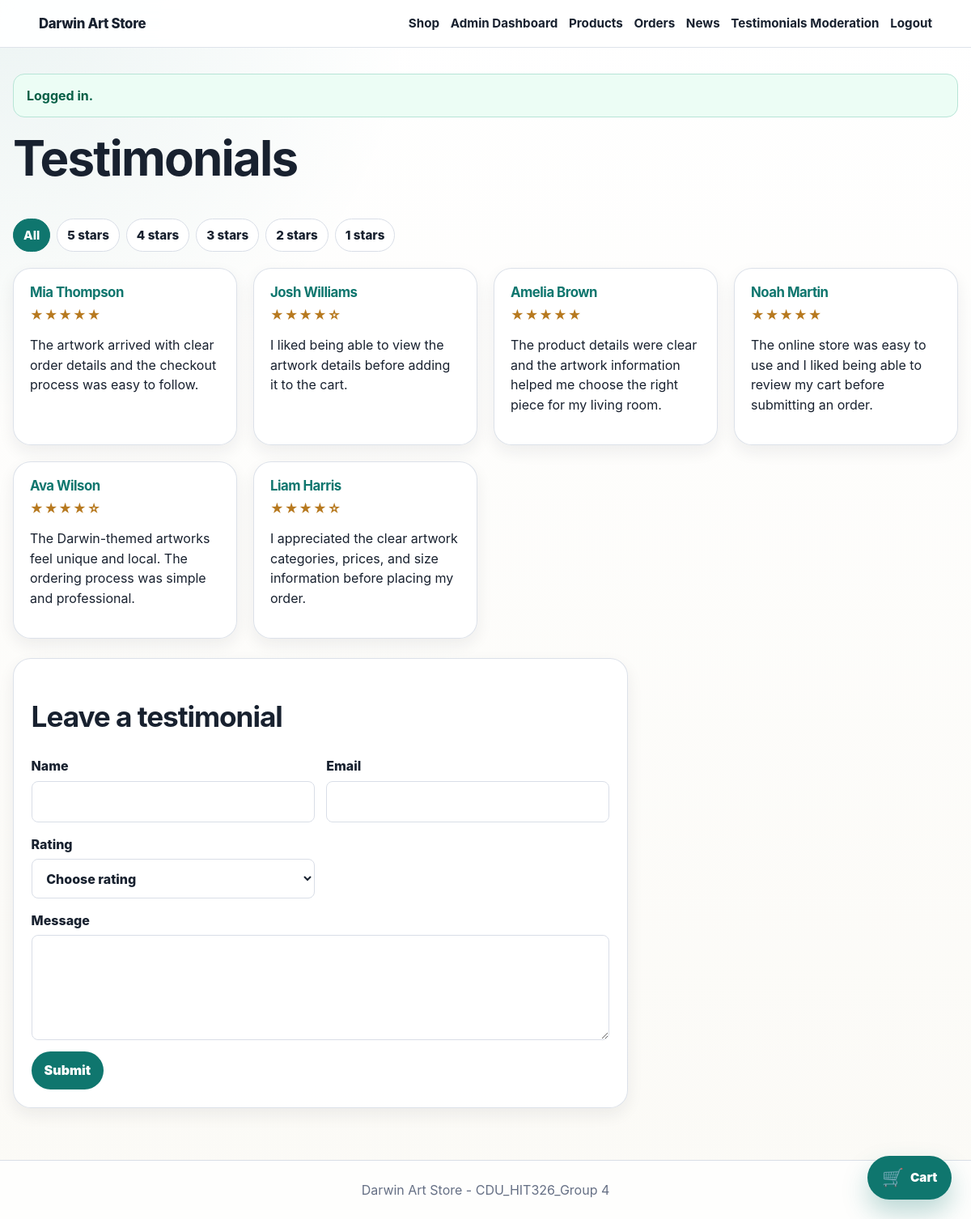
Screenshot of /testimonials.php (signed in) with the database file from the repository.
### tables this page shows
CREATE TABLE IF NOT EXISTS testimonials (
    testimonial_id INT AUTO_INCREMENT PRIMARY KEY,
    customer_email VARCHAR(255) NOT NULL,
    customer_name VARCHAR(160) NOT NULL,
    message TEXT NOT NULL,
    rating TINYINT NOT NULL DEFAULT 5,
    status VARCHAR(20) NOT NULL DEFAULT 'pending',
    submitted_at TIMESTAMP DEFAULT CURRENT_TIMESTAMP
);

### src/bootstrap.php (called while the page is built, shortened)
<?php
$config = require __DIR__ . '/config.php';
spl_autoload_register(function (string $class): void {
    $prefix = 'App\\';
    $path = __DIR__ . '/' . str_replace('\\', '/', substr($class, strlen($prefix))) . '.php';
});
require __DIR__ . '/functions.php';
$session = new App\Core\Session();
$database = new App\Core\Database($config['db']);
$products = new App\Repository\ProductRepository($database);
$news = new App\Repository\NewsRepository($database);
$testimonials = new App\Repository\TestimonialRepository($database);
$admins = new App\Repository\AdminRepository($database);
$orders = new App\Repository\OrderRepository($database);
$cart = new App\Service\CartService($session, $products);
$auth = new App\Service\AuthService($session, $admins);
$csrf = new App\Core\Csrf($session);
$notifier = new App\Service\FileOrderNotifier(
    $config['business_email'],
    dirname(__DIR__) . '/storage/mail/orders.log'
);
$checkout = new App\Service\CheckoutService($cart, $orders, $notifier);
$view = new App\Core\View($config, $session, $cart, $auth);
$container = compact(
    'config',
    'session',
    'database',
    'products',
    'news',
    'testimonials',
    'admins',
    'orders',
    'cart',
    'auth',
    'csrf',
    'notifier',
    'checkout',
    'view'
);

### src/config.php (called while the page is built)
<?php
return [
    'app_name' => getenv('APP_NAME') ?: 'Darwin Art Store',
    'business_email' => getenv('ORDER_HANDLING_EMAIL') ?: 'orders@example.com',
    'db' => [
        'host' => getenv('DB_HOST') ?: '127.0.0.1',
        'port' => getenv('DB_PORT') ?: '3306',
        'name' => getenv('DB_NAME') ?: 'art_store',
        'user' => getenv('DB_USER') ?: 'root',
        'pass' => getenv('DB_PASSWORD') ?: '',
    ],
];

### src/functions.php (called while the page is built, shortened)
<?php
function e(?string $value): string
{
    return htmlspecialchars($value ?? '', ENT_QUOTES, 'UTF-8');
}
function ratingStars(int|string|null $rating): string
{
    $rating = max(1, min(5, (int) $rating));
    return str_repeat('★', $rating) . str_repeat('☆', 5 - $rating);
}
function app(string $key): mixed
{
    global $container;
    return $container[$key] ?? throw new InvalidArgumentException("Service [$key] is not registered.");
}

### src/Core/Database.php (called while the page is built, shortened)
<?php
final class Database
{
    public function connection(): PDO
    {
        $dsn = sprintf(
            'mysql:host=%s;port=%s;dbname=%s;charset=utf8mb4',
            $this->config['host'],
            $this->config['port'],
            $this->config['name']
        );
        $this->pdo = new PDO($dsn, $this->config['user'], $this->config['pass'], [
            PDO::ATTR_ERRMODE => PDO::ERRMODE_EXCEPTION,
            PDO::ATTR_DEFAULT_FETCH_MODE => PDO::FETCH_ASSOC,
        ]);
        return $this->pdo;
    }
    public function fetchAll(string $sql, array $params = []): array
    {
        $stmt = $this->connection()->prepare($sql);
        $stmt->execute($params);
        return $stmt->fetchAll();
    }
}

### src/Repository/TestimonialRepository.php (called while the page is built, shortened)
<?php
final class TestimonialRepository
{
    public function approved(?int $rating = null): array
    {
        return $this->database->fetchAll(
            "SELECT * FROM testimonials
             WHERE status = ?
             ORDER BY submitted_at DESC",
            [self::STATUS_APPROVED]
        );
    }
}

### public/testimonials.php (the view, shortened to what this page needs)
<?php
require __DIR__ . '/../src/bootstrap.php';
$testimonialsRepository = app('testimonials');
$view = app('view');
$view->header('Testimonials');
$selectedRating = filter_input(INPUT_GET, 'rating', FILTER_VALIDATE_INT, [
    'options' => ['min_range' => 1, 'max_range' => 5],
]);
try {
    $testimonials = $testimonialsRepository->approved($selectedRating ? (int) $selectedRating : null);
} catch (Throwable $error) {
    echo '<p class="error">' . e(dbErrorMessage($error)) . '</p>';
    $view->footer();
    exit;
}
?>
<h1>Testimonials</h1>
<nav class="rating-filter" aria-label="Filter testimonials by rating">
    <a class="<?= !$selectedRating ? 'active' : '' ?>" href="/testimonials.php">All</a>
    <?php for ($ratingOption = 5; $ratingOption >= 1; $ratingOption--): ?>
        <a class="<?= (int) $selectedRating === $ratingOption ? 'active' : '' ?>" href="/testimonials.php?rating=<?= $ratingOption ?>">
            <?= $ratingOption ?> stars
        </a>
    <?php endfor; ?>
</nav>
<section class="grid testimonial-grid">
    <?php foreach ($testimonials as $testimonial): ?>
        <article class="card testimonial-card">
            <h2><?= e($testimonial['customer_name']) ?></h2>
            <p class="rating-stars" aria-label="<?= (int) $testimonial['rating'] ?> out of 5 stars"><?= e(ratingStars($testimonial['rating'])) ?></p>
            <p><?= nl2br(e($testimonial['message'])) ?></p>
        </article>
    <?php endforeach; ?>
</section>
<section class="panel testimonial-form-panel">
    <h2>Leave a testimonial</h2>
    <form class="testimonial-form" method="post" action="/testimonials.php">
        <label>Name <input name="customer_name" required></label>
        <label>Email <input type="email" name="customer_email" required></label>
        <label>Rating
            <select name="rating" required>
                <option value="">Choose rating</option>
            </select>
        </label>
        <label class="message-field">Message <textarea name="message" required></textarea></label>
        <button type="submit">Submit</button>
    </form>
</section>

### public/assets/style.css (style rules this page uses)
:root { color-scheme: light; font-family: Inter, Arial, Helvetica, sans-serif; --ink: #18212f; --muted: #667085; --soft-muted: #8a94a6; --line: #d9dee7; --panel: #f6f7f3; --panel-strong: #eef3ea; --accent: #0f766e; --accent-dark: #0b4f49; --accent-soft: #e7f6f2; --gold: #b7791f; --danger: #b42318; --danger-soft: #fff4f2; --success-soft: #ecfdf5; --white: #ffffff; --radius-sm: 8px; --radius-md: 14px; --radius-lg: 22px; --shadow-sm: 0 8px 20px rgba(24, 33, 47, 0.07); --shadow-md: 0 18px 40px rgba(24, 33, 47, 0.11); }
* { box-sizing: border-box; }
html { scroll-behavior: smooth; }
body { margin: 0; color: var(--ink); background: radial-gradient(circle at top left, rgba(15, 118, 110, 0.08), transparent 32rem), linear-gradient(180deg, #ffffff 0%, #fbfaf6 100%); line-height: 1.55; }
a { color: var(--accent); text-underline-offset: 3px; }
nav { display: flex; flex-wrap: wrap; gap: 0.85rem; }
nav a { color: var(--ink); text-decoration: none; font-weight: 700; font-size: 0.95rem; }
h1, h2, h3 { color: var(--ink); line-height: 1.15; letter-spacing: -0.03em; }
h1 { margin-top: 0; font-size: clamp(2rem, 5vw, 4.4rem); }
h2 { font-size: clamp(1.45rem, 3vw, 2.2rem); }
p { margin-top: 0; }
.hero-content, .hero-panel, .panel, .card { border: 1px solid rgba(217, 222, 231, 0.9); border-radius: var(--radius-lg); background: rgba(255, 255, 255, 0.9); box-shadow: var(--shadow-sm); }
.grid { display: grid; grid-template-columns: repeat(auto-fit, minmax(260px, 1fr)); gap: 1.25rem; }
.card, .panel { overflow: hidden; }
.panel { padding: 1.35rem; }
.card { padding: 0; transition: transform 0.18s ease, box-shadow 0.18s ease, border-color 0.18s ease; }
.card h2, .card h3 { margin-top: 0; }
form { display: grid; gap: 0.9rem; }
label { display: grid; gap: 0.35rem; color: var(--ink); font-weight: 800; }
input, textarea, select { width: 100%; padding: 0.78rem 0.85rem; border: 1px solid var(--line); border-radius: var(--radius-sm); background: #ffffff; color: var(--ink); font: inherit; }
textarea { min-height: 130px; resize: vertical; }
button, .button { display: inline-flex; align-items: center; justify-content: center; width: fit-content; min-height: 42px; padding: 0.68rem 1rem; border: 0; border-radius: 999px; color: #ffffff; background: var(--accent); font: inherit; font-weight: 900; text-decoration: none; cursor: pointer; transition: transform 0.16s ease, background 0.16s ease, box-shadow 0.16s ease; }
.testimonial-grid { margin-bottom: 1.5rem; }
.testimonial-card { padding: 1.25rem; }
.testimonial-card h2, .testimonial-card h3 { margin-bottom: 0.35rem; font-size: 1.05rem; color: var(--accent); }
.rating-stars { margin: 0.25rem 0 0.75rem; color: var(--gold); font-weight: 900; letter-spacing: 0.06em; }
.rating-filter { display: flex; flex-wrap: wrap; gap: 0.5rem; margin: 0 0 1.25rem; }
.rating-filter a { padding: 0.48rem 0.75rem; border: 1px solid var(--line); border-radius: 999px; background: #ffffff; text-decoration: none; font-weight: 800; }
.rating-filter a.active { color: #ffffff; background: var(--accent); border-color: var(--accent); }
.testimonial-form-panel { max-width: 760px; }
.testimonial-form { grid-template-columns: repeat(2, minmax(0, 1fr)); }
.testimonial-form .message-field, .testimonial-form button { grid-column: 1 / -1; }

### rows the page displays
testimonials: customer_name "Mia Thompson", rating "★★★★★", message "The artwork arrived with clear order details and the checkout process was easy to follow."
testimonials: customer_name "Josh Williams", rating "★★★★☆", message "I liked being able to view the artwork details before adding it to the cart."
testimonials: customer_name "Amelia Brown", rating "★★★★★", message "The product details were clear and the artwork information helped me choose the right piece for my living room."
testimonials: customer_name "Noah Martin", rating "★★★★★", message "The online store was easy to use and I liked being able to review my cart before submitting an order."
testimonials: customer_name "Ava Wilson", rating "★★★★☆", message "The Darwin-themed artworks feel unique and local. The ordering process was simple and professional."
testimonials: customer_name "Liam Harris", rating "★★★★☆", message "I appreciated the clear artwork categories, prices, and size information before placing my order."

### other values shown
$this->config['app_name'] "Darwin Art Store"
$flash "Logged in."
